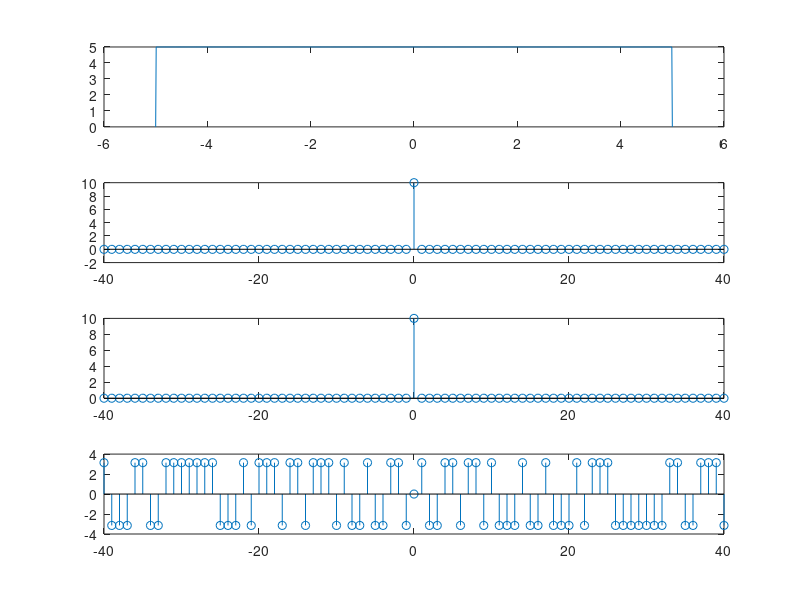

This figure's MATLAB source:

function ass3q1
    %Enter the any time period of the signal.
    T    = input('Enter the time period of the rect. signal: ');
    
    %Enter the input width of the signal...as given in question.
    T1   = input('Enter the width of the rect. signal(less than time period): ');
    
    %define angular frequency.
    w    = 2*pi/T;
    
    %define the hight of the signal
    k    = input('Enter the height of the rect. pulse:');
    
    %define time in which we want to compute the fourier series.
    t = -T:0.01:T;
    
    %define the expression according to the question.
    x1(t>(-T1)&t<(T1)) = k;
    
    x=[x1,zeros(1,length(t)-length(x1))]; %zero padding add extra length in
                                          %smaller ones.
    
    %fourier cofficient for index zero.                                      
    f0   = (2*k*T1)/T;
    
    %for loop for calculating the a(k) for positive sides
    for kpos = 1:1:40
        Apos(kpos)=trapz(t,x.*exp(-1i*kpos*w*t))/T;
    end
    
    %define positive index for future 
    pos = 1:1:40;
    
    %for loop for calculating the a(k) for negative sides
    for kneg = 1:1:40
        Aneg(kneg) = trapz(t,x.*exp(1i*kneg*w*t))/T;
    end
    
    %define negative index for future 
    neg = -1:-1:-40;
    
    %add the index.
    index = [neg,0,pos];
    
    %Add fourier cofficient form negative to positive 
    A =[Aneg,f0,Apos];
    
    subplot(4,1,1);
    grid on;
    plot(t,x);
    
    subplot(4,1,2);
    grid on;
    stem(index,A);
    
    subplot(4,1,3);
    grid on;
    stem(index,abs(A));
    
    subplot(4,1,4);
    grid on;
    stem(index,angle(A));
    
end
